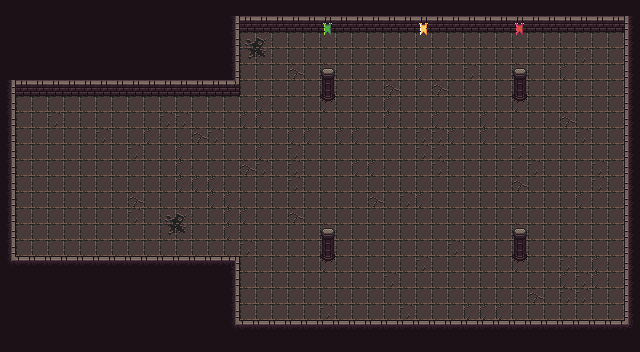

A 2D game scene composited from a Tiled map and its tileset images. What follows is a short description and the map's XML, with each tile layer's data collapsed to a summary:
An orthogonal 40x22 tile map with 16x16 px tiles, 4 tile layers (abyss, floor, walls, dec), 4 tilesets and 12 objects.

<map version="1.10" tiledversion="1.11.2" orientation="orthogonal" renderorder="right-down" width="40" height="22" tilewidth="16" tileheight="16" infinite="0" nextlayerid="7" nextobjectid="27">
 <tileset firstgid="1" name="0x72_DungeonTilesetII_v1.7" tilewidth="16" tileheight="16" tilecount="1024" columns="32">
  <image source="../tile_sets/0x72_DungeonTilesetII_v1.7.png" width="512" height="512" />
 </tileset>
 <tileset firstgid="1025" name="atlas_walls_high-16x32" tilewidth="16" tileheight="16" tilecount="192" columns="24">
  <image source="../tile_sets/atlas_walls_high-16x32.png" width="384" height="128" />
 </tileset>
 <tileset firstgid="1217" name="atlas_floor-16x16" tilewidth="16" tileheight="16" tilecount="49" columns="7">
  <image source="../tile_sets/atlas_floor-16x16.png" width="112" height="112" />
 </tileset>
 <tileset firstgid="1266" name="16x16 dungeon ii wall reconfig v04 spritesheet" tilewidth="16" tileheight="16" tilecount="192" columns="16">
  <image source="../tile_sets/16x16 dungeon ii wall reconfig/16x16 dungeon ii wall reconfig v04 spritesheet.png" width="256" height="192" />
 </tileset>
 <layer id="1" name="abyss" width="40" height="22">
  <data>[880 cells, 880 non-empty, 2 distinct tile ids]</data>
 </layer>
 <layer id="2" name="floor" width="40" height="22">
  <data>[880 cells, 572 non-empty, 13 distinct tile ids]</data>
 </layer>
 <layer id="3" name="walls" width="40" height="22">
  <data>[880 cells, 116 non-empty, 9 distinct tile ids]</data>
 </layer>
 <layer id="5" name="dec" width="40" height="22">
  <data>[880 cells, 14 non-empty, 8 distinct tile ids]</data>
 </layer>
 <objectgroup id="4" name="collisions">
  <object id="15" x="320.121" y="250.738" width="13.7391" height="10.9913" />
  <object id="16" x="512.468" y="252.112" width="14.426" height="9.61737" />
  <object id="17" x="511.781" y="91.365" width="16.4869" height="9.61737" />
  <object id="18" x="319.434" y="89.9911" width="16.4869" height="10.9913" />
  <object id="19" x="0" y="256" width="240" height="48" />
  <object id="20" x="192" y="256" width="48" height="80" />
  <object id="21" x="0" y="80" width="16" height="192" />
  <object id="22" x="0" y="48" width="240" height="48" />
  <object id="23" x="192" y="0" width="48" height="96" />
  <object id="24" x="224" y="0" width="416" height="32" />
  <object id="25" x="624" y="16" width="16" height="320" />
  <object id="26" x="224" y="320" width="416" height="32" />
 </objectgroup>
 <objectgroup id="6" name="triggers" />
</map>
